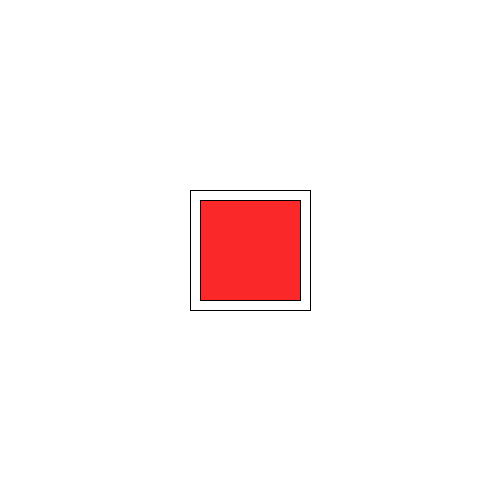
Frame 1 (no input)
Frame 60 (the mouse pressed at the canvas centre just before this capture): identical to frame 1, image omitted
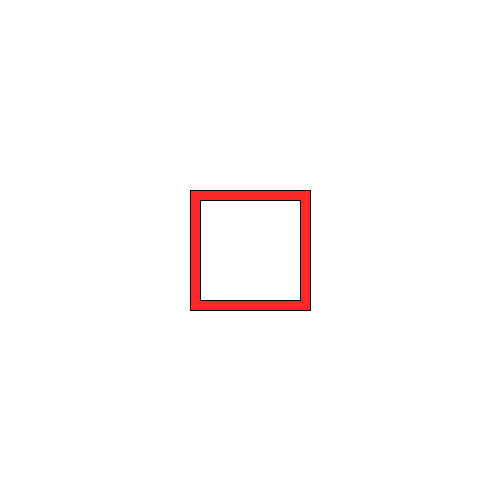
Frame 120 (the mouse held since frame 60 and released just before this capture)

The Processing sketch that drew these frames (run headless with seeded random() and noise(); from frame 60 on, the mouse is pressed at the canvas centre):

// Processing sketch: processing_128464
// ── processing_128464.pde

void setup () {
    size(500,500);
    background(255);
}
void draw () {
    rectMode(CENTER);
    if (mousePressed == true) {
        fill(250,40,40);
    }
    else { 
        fill(255,255,255);
    }
    rect(250,250,120,120);
    if (mousePressed == true) {
        fill(255);
    }
    else {
        fill(250,40,40);
    }
    rect(250,250,100,100);
}
